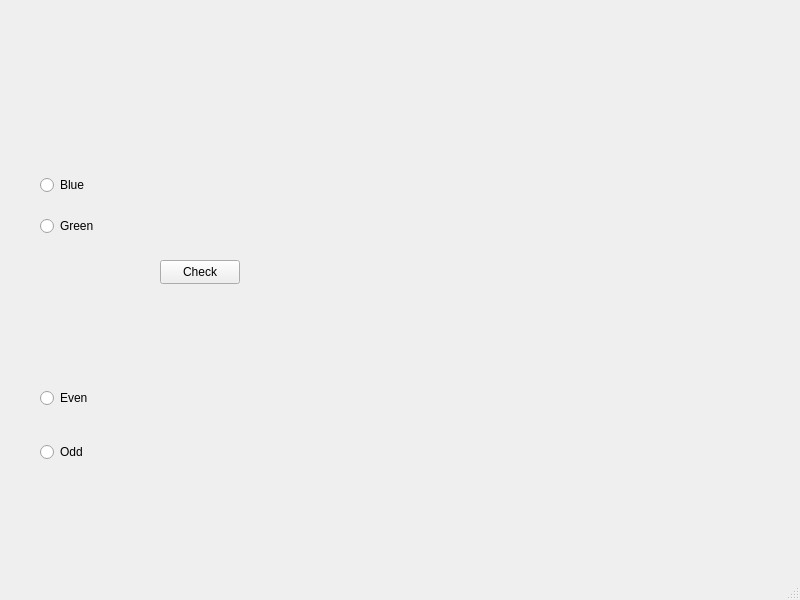
<?xml version="1.0" encoding="UTF-8"?>
<ui version="4.0">
 <class>MainWindow</class>
 <widget class="QMainWindow" name="MainWindow">
  <property name="geometry">
   <rect>
    <x>0</x>
    <y>0</y>
    <width>800</width>
    <height>600</height>
   </rect>
  </property>
  <property name="windowTitle">
   <string>MainWindow</string>
  </property>
  <widget class="QWidget" name="centralwidget">
   <widget class="QPushButton" name="pushButton">
    <property name="geometry">
     <rect>
      <x>160</x>
      <y>260</y>
      <width>80</width>
      <height>24</height>
     </rect>
    </property>
    <property name="text">
     <string>Check</string>
    </property>
   </widget>
   <widget class="QWidget" name="">
    <property name="geometry">
     <rect>
      <x>40</x>
      <y>360</y>
      <width>151</width>
      <height>131</height>
     </rect>
    </property>
    <layout class="QVBoxLayout" name="verticalLayout_2">
     <item>
      <widget class="QRadioButton" name="radioButton_3">
       <property name="text">
        <string>Even</string>
       </property>
      </widget>
     </item>
     <item>
      <widget class="QRadioButton" name="radioButton_4">
       <property name="text">
        <string>Odd</string>
       </property>
      </widget>
     </item>
    </layout>
   </widget>
   <widget class="QWidget" name="">
    <property name="geometry">
     <rect>
      <x>40</x>
      <y>160</y>
      <width>121</width>
      <height>91</height>
     </rect>
    </property>
    <layout class="QVBoxLayout" name="verticalLayout">
     <item>
      <widget class="QRadioButton" name="radioButton_2">
       <property name="text">
        <string>Blue</string>
       </property>
      </widget>
     </item>
     <item>
      <widget class="QRadioButton" name="radioButton">
       <property name="text">
        <string>Green</string>
       </property>
      </widget>
     </item>
    </layout>
   </widget>
  </widget>
  <widget class="QMenuBar" name="menubar">
   <property name="geometry">
    <rect>
     <x>0</x>
     <y>0</y>
     <width>800</width>
     <height>21</height>
    </rect>
   </property>
  </widget>
  <widget class="QStatusBar" name="statusbar"/>
 </widget>
 <resources/>
 <connections/>
</ui>
